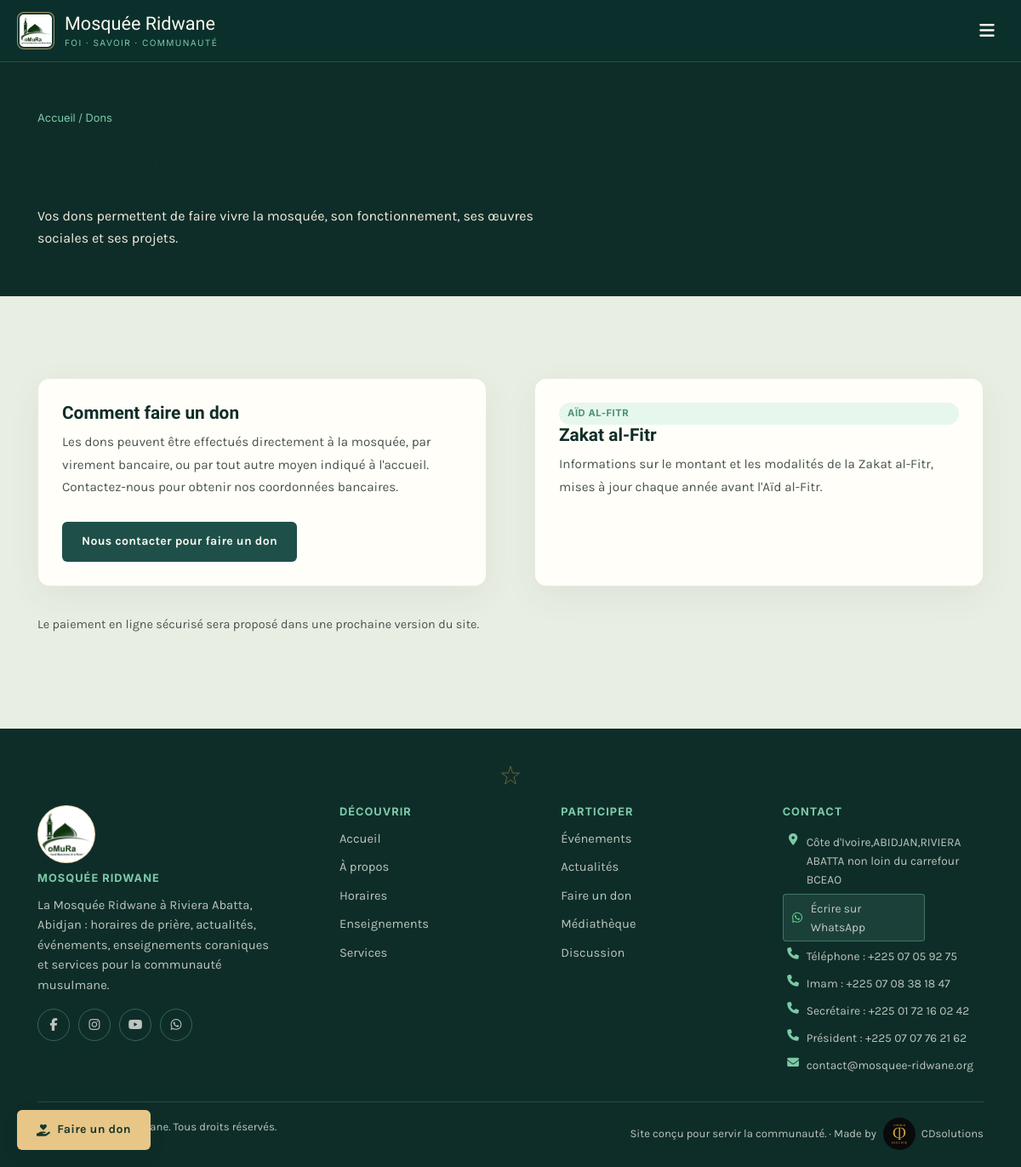
The app's page /dons.php with its own data.
### tables this page shows
CREATE TABLE IF NOT EXISTS pages_contenu (
    id INT AUTO_INCREMENT PRIMARY KEY,
    cle VARCHAR(100) NOT NULL UNIQUE,       
    titre VARCHAR(255),
    contenu TEXT,
    image VARCHAR(255),
    date_maj DATETIME DEFAULT CURRENT_TIMESTAMP ON UPDATE CURRENT_TIMESTAMP
);

### includes/functions.php (called while the page is built, shortened)
<?php
function h($texte) {
    return htmlspecialchars($texte ?? '', ENT_QUOTES, 'UTF-8');
}
function getContenu($cle) {
    global $pdo;
    static $cache = [];
    if (isset($cache[$cle])) return $cache[$cle];
    $stmt = $pdo->prepare("SELECT * FROM pages_contenu WHERE cle = ?");
    $stmt->execute([$cle]);
    $cache[$cle] = $stmt->fetch();
    return $cache[$cle];
}
function contenuTexte($cle, $defaut = '') {
    $c = getContenu($cle);
    return $c ? $c['contenu'] : $defaut;
}
function contenuTitre($cle, $defaut = '') {
    $c = getContenu($cle);
    return $c ? $c['titre'] : $defaut;
}

### dons.php (the view, shortened to what this page needs)
<?php
require_once __DIR__ . '/includes/header.php';
?>
<section class="page-entete">
    <div class="conteneur">
        <div class="fil-ariane"><a href="<?= BASE_URL ?>/index.php" style="color:inherit;">Accueil</a> / Dons</div>
        <h1><?= h(contenuTitre('dons_intro', 'Faire un don')) ?></h1>
        <p style="color:var(--plâtre-100); max-width:600px;"><?= h(contenuTexte('dons_intro')) ?></p>
    </div>
</section>
<section class="section section-alt">
    <div class="conteneur grille grille-2" style="gap:56px;">
        <div class="carte">
            <div class="carte-corps">
                <h3>Comment faire un don</h3>
                <p class="resume">Les dons peuvent être effectués directement à la mosquée, par virement bancaire, ou par tout autre moyen indiqué à l'accueil. Contactez-nous pour obtenir nos coordonnées bancaires.</p>
                <a href="<?= BASE_URL ?>/contact.php" class="bouton bouton-emeraude" style="align-self:flex-start; margin-top:12px;">Nous contacter pour faire un don</a>
            </div>
        </div>
        <div class="carte">
            <div class="carte-corps">
                <span class="badge">Aïd al-Fitr</span>
                <h3><?= h(contenuTitre('dons_zakat_fitr')) ?></h3>
                <p class="resume"><?= h(contenuTexte('dons_zakat_fitr')) ?></p>
            </div>
        </div>
    </div>
    <div class="conteneur">
        <p style="margin-top:32px; color:var(--encre-600); font-size:0.9rem;">Le paiement en ligne sécurisé sera proposé dans une prochaine version du site.</p>
    </div>
</section>
<?php require_once __DIR__ . '/includes/footer.php'; ?>

### assets/css/style.css (style rules this page uses)
:root { --mint-950: #0e2d29; --mint-800: #163f39; --mint-700: #1e5049; --mint-500: #2f6f62; --eucalyptus-600: #4f9179; --eucalyptus-400: #7ec9a8; --eucalyptus-200: #bfe8d3; --eucalyptus-100: #e6f7ed; --laiton-500: #b9903f; --laiton-300: #d8b874; --laiton-100: #f1e3c3; --plâtre-50: #faf7f0; --plâtre-100: #f4eee0; --plâtre-200: #ece2cc; --encre-900: #1c211f; --encre-600: #4a534e; --rouge-alerte: #a3402f; --emeraude-700: var(--mint-700); --emeraude-800: var(--mint-800); --emeraude-950: var(--mint-950); --police-titre: 'Amiri', 'Georgia', serif; --police-texte: 'Karla', 'Segoe UI', sans-serif; --police-donnee: 'Inter', 'Segoe UI', sans-serif; --rayon: 4px; --rayon-lg: 10px; --ombre-legere: 0 2px 10px -4px rgba(14, 45, 41, 0.18); --ombre: 0 6px 24px -8px rgba(14, 45, 41, 0.25); --ombre-forte: 0 20px 48px -12px rgba(14, 45, 41, 0.38); --conteneur: 1160px; --ease-doux: cubic-bezier(0.16, 1, 0.3, 1); --duree-micro: 180ms; --duree-panneau: 320ms; }
* { box-sizing: border-box; }
html { scroll-behavior: smooth; overflow-x: hidden; }
body { margin: 0; font-family: var(--police-texte); color: var(--encre-900); background: var(--plâtre-50); line-height: 1.6; overflow-x: hidden; }
a { color: inherit; text-decoration: none; }
h1, h2, h3, h4 { font-family: var(--police-titre); font-weight: 700; line-height: 1.2; color: var(--mint-950); margin: 0 0 0.5em; }
h1 { font-size: clamp(2rem, 4vw, 3.2rem); }
h3 { font-size: 1.3rem; }
p { margin: 0 0 1em; }
.conteneur { max-width: var(--conteneur); margin: 0 auto; padding: 0 24px; }
.bouton { display: inline-flex; align-items: center; gap: 8px; padding: 11px 22px; border-radius: var(--rayon); font-weight: 700; font-size: 0.88rem; letter-spacing: 0.02em; border: 1px solid transparent; cursor: pointer; transition: transform var(--duree-micro) var(--ease-doux), box-shadow var(--duree-micro) ease, background var(--duree-micro) ease, border-color var(--duree-micro) ease, color var(--duree-micro) ease; }
.bouton-emeraude { background: var(--mint-700); color: var(--plâtre-50); }
.section { padding: 72px 0; }
.section-alt { background: var(--plâtre-100); }
.grille { display: grid; gap: 26px; }
.grille-2 { grid-template-columns: repeat(2, 1fr); }
.carte { background: var(--plâtre-50); border: 1px solid var(--plâtre-200); border-radius: var(--rayon-lg); overflow: hidden; transition: box-shadow var(--duree-panneau) var(--ease-doux), transform var(--duree-panneau) var(--ease-doux), border-color var(--duree-panneau) ease; display: flex; flex-direction: column; }
.carte-corps { padding: 20px 22px 24px; flex: 1; display: flex; flex-direction: column; }
.carte-corps h3 { margin-bottom: 8px; }
.carte-corps .resume { color: var(--encre-600); font-size: 0.95rem; flex: 1; }
.badge { display: inline-block; background: var(--eucalyptus-100); color: var(--eucalyptus-600); font-family: var(--police-donnee); font-size: 0.7rem; text-transform: uppercase; letter-spacing: 0.05em; font-weight: 700; padding: 4px 10px; border-radius: 100px; }
.page-entete { background: var(--mint-950); color: var(--plâtre-50); padding: 56px 0 40px; }
.fil-ariane { font-family: var(--police-donnee); font-size: 0.8rem; color: var(--eucalyptus-400); margin-bottom: 10px; }

### assets/css/accueil-visuel.css (style rules this page uses)
:root { --ridwane-nuit: #103d36; --ridwane-profond: #092e29; --ridwane-or: #e7c687; --ridwane-papier: #f7f5ec; --ridwane-texte: #253a32; }
.bouton { border-radius: 6px; min-height: 46px; justify-content: center; }
main > .section { padding-top: clamp(64px, 8vw, 104px); padding-bottom: clamp(64px, 8vw, 104px); }
main > .section-alt { background: #e9eee2; }
main > .section p { color: var(--ridwane-texte); font-size: 1.06rem; line-height: 1.75; }
main > .section .carte { border: 1px solid rgba(18, 70, 52, .10); border-radius: 14px; background: #fffef8; box-shadow: 0 12px 40px rgba(17, 61, 44, .06); }
main > .section .carte-corps { padding: 28px; }

### records on screen
pages_contenu: contenu "Vos dons permettent de faire vivre la mosquée, son fonctionnement, ses œuvres sociales et ses projets."
pages_contenu: titre "Zakat al-Fitr", contenu "Informations sur le montant et les modalités de la Zakat al-Fitr, mises à jour chaque année avant l'Aïd al-Fitr."

### other values on screen
SITE_DESCRIPTION "La Mosquée Ridwane à Riviera Abatta, Abidjan : horaires de prière, actualités, événements, enseignements coraniques et services pour la communauté musulmane."
SITE_ADRESSE "Côte d'Ivoire,ABIDJAN,RIVIERA ABATTA non loin du carrefour BCEAO"
SITE_TELEPHONE "+225 07 05 92 75"
SITE_IMAM_TELEPHONE "+225 07 08 38 18 47"
SITE_SECRETAIRE_TELEPHONE "+225 01 72 16 02 42"
SITE_PRESIDENT_TELEPHONE "+225 07 07 76 21 62"
SITE_EMAIL "contact@mosquee-ridwane.org"
